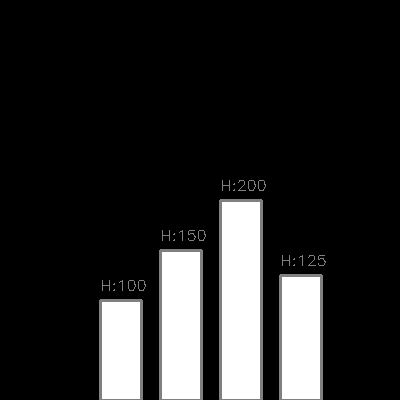
#> input picture test_bar_chart_debug.png, 400 x 400 px
$ python -i detector.py   (imports and definitions only)
#> lines starting #> are read from the running program, lines starting #| are printed output that depends on the picture; after the words box and inside, x2 and y2 are one past the last pixel; in counts of white or black regions, pixels touching at a corner belong together
"""
Enhanced chart detection module with improved shape analysis and classification.
"""

import logging
import cv2
import numpy as np
from typing import Dict, List, Optional, Tuple, Any, Union, overload

logger = logging.getLogger(__name__)

class ChartDetector:
    """Detects and classifies different types of charts in images."""

    def __init__(self, config: Optional[Dict] = None):
        """Initialize the chart detector with configuration."""
        self.config = config or {}
        self.min_confidence = self.config.get('min_confidence', 0.7)
        self.min_shape_area = self.config.get('min_shape_area', 50)
        self.shape_similarity_threshold = self.config.get('shape_similarity_threshold', 0.85)
        logger.info("Initializing ChartDetector with enhanced detection")

    def preprocess_image(self, image: np.ndarray) -> np.ndarray:
        """Preprocess image for enhanced chart detection."""
        # Convert to grayscale if needed
        if len(image.shape) == 3:
            gray = cv2.cvtColor(image, cv2.COLOR_BGR2GRAY)
        else:
            gray = image

        # Apply binary threshold
        _, binary = cv2.threshold(gray, 127, 255, cv2.THRESH_BINARY)

        # Clean up noise and separate shapes
        kernel = np.ones((3,3), np.uint8)
        cleaned = cv2.morphologyEx(binary, cv2.MORPH_OPEN, kernel)  # Remove small noise

        # Dilate to separate touching shapes
        cleaned = cv2.dilate(cleaned, kernel, iterations=1)
        # Erode back to original size while maintaining separation
        cleaned = cv2.erode(cleaned, kernel, iterations=1)

        # Additional morphological operations for better separation
        cleaned = cv2.morphologyEx(cleaned, cv2.MORPH_CLOSE, kernel)

        return cleaned

    def _detect_shapes_internal(self, image: np.ndarray) -> Tuple[List[np.ndarray], List[str], List[Dict[str, float]]]:
        """Internal method for shape detection with full feature extraction."""
        # Find all contours, including inner ones
        contours, hierarchy = cv2.findContours(
            image, cv2.RETR_LIST, cv2.CHAIN_APPROX_SIMPLE
        )

        shapes = []
        shape_types = []
        shape_features = []

        # Sort contours by x-coordinate for consistent ordering
        contours = sorted(contours, key=lambda c: cv2.boundingRect(c)[0])

        # Keep track of processed areas to avoid duplicates
        processed_areas = set()

        for contour in contours:
            # Filter small contours
            area = cv2.contourArea(contour)
            if area < self.min_shape_area:
                continue

            # Check if this area overlaps with already processed ones
            x, y, w, h = cv2.boundingRect(contour)
            bbox = (x, y, w, h)

            # Skip if too similar to already processed shape
            overlap = False
            for other_bbox in processed_areas:
                ox, oy, ow, oh = other_bbox
                # Check for significant overlap
                if (x < ox + ow and x + w > ox and
                    y < oy + oh and y + h > oy):
                    intersection = (min(x + w, ox + ow) - max(x, ox)) * \
                                 (min(y + h, oy + oh) - max(y, oy))
                    union = w * h + ow * oh - intersection
                    if intersection / union > 0.5:  # More than 50% overlap
                        overlap = True
                        break

            if overlap:
                continue

            # Extract features and classify
            features = self._extract_shape_features(contour)
            shape_type = self._classify_shape(features)

            if shape_type != "unknown":
                shapes.append(contour)
                shape_types.append(shape_type)
                shape_features.append(features)
                processed_areas.add(bbox)

        return shapes, shape_types, shape_features

    @overload
    def detect_shapes(self, image: np.ndarray, include_features: bool = True) -> Tuple[List[np.ndarray], List[str], List[Dict[str, float]]]: ...

    @overload
    def detect_shapes(self, image: np.ndarray, include_features: bool = False) -> Tuple[List[np.ndarray], List[str]]: ...

    # [7 lines left out: function detect_shapes, not called in this run]

    def _extract_shape_features(self, contour: np.ndarray) -> Dict[str, float]:
        """Extract comprehensive features from a shape contour."""
        # Basic measurements
        area = float(cv2.contourArea(contour))
        perimeter = float(cv2.arcLength(contour, True))
        x, y, w, h = cv2.boundingRect(contour)

        # Advanced features
        hull = cv2.convexHull(contour)
        hull_area = float(cv2.contourArea(hull))
        solidity = area / hull_area if hull_area > 0 else 0.0

        # Aspect ratio and extent
        aspect_ratio = float(w) / h if h != 0 else 0.0
        rect_area = float(w * h)
        extent = area / rect_area if rect_area > 0 else 0.0

        # Minimum enclosing circle
        (x_c, y_c), radius = cv2.minEnclosingCircle(contour)
        circle_area = float(np.pi * radius * radius)
        circularity = area / circle_area if circle_area > 0 else 0.0

        # Calculate center of mass
        M = cv2.moments(contour)
        if M["m00"] != 0:
            cx = float(M["m10"] / M["m00"])
            cy = float(M["m01"] / M["m00"])
        else:
            cx, cy = float(x + w/2), float(y + h/2)

        # Vertex detection with adaptive epsilon
        if area < 500:  # Small shapes like points
            epsilon = 0.02 * perimeter
        elif area < 2000:  # Medium shapes
            epsilon = 0.03 * perimeter
        else:  # Large shapes like pie segments
            epsilon = 0.04 * perimeter

        approx = cv2.approxPolyDP(contour, epsilon, True)
        vertices = float(len(approx))

        # Calculate ellipse features
        if len(contour) >= 5:  # Need at least 5 points to fit ellipse
            ellipse = cv2.fitEllipse(contour)
            major_axis = float(max(ellipse[1]))
            minor_axis = float(min(ellipse[1]))
            ellipse_eccentricity = float(np.sqrt(1 - (minor_axis/major_axis)**2)) if major_axis > 0 else 0.0
        else:
            ellipse_eccentricity = 0.0

        # Calculate arc features for pie segments
        arc_score = 0.0
        if area > 1000:  # Only for larger shapes
            # Calculate distances from center of mass to contour points
            points = contour.reshape(-1, 2)
            distances = np.sqrt(np.sum((points - [cx, cy]) ** 2, axis=1))
            angles = np.arctan2(points[:, 1] - cy, points[:, 0] - cx)
            angles = np.degrees(angles) % 360

            # Sort angles and find largest gap
            angles.sort()
            gaps = np.diff(angles)
            max_gap = float(np.max(gaps)) if len(gaps) > 0 else 0.0

            # Calculate scores
            distance_score = 1.0 - float(np.std(distances)) / float(np.mean(distances))
            gap_score = max_gap / 360.0

            # Weight distance score more heavily for arc detection
            arc_score = (0.7 * distance_score + 0.3 * gap_score)

        # Print debug info
        print(f"Shape features - Area: {area:.1f}, Vertices: {vertices}, "
              f"Circularity: {circularity:.2f}, Arc Score: {arc_score:.2f}")

        return {
            "area": area,
            "perimeter": perimeter,
            "bounding_box": (float(x), float(y), float(w), float(h)),
            "center": (cx, cy),
            "solidity": solidity,
            "aspect_ratio": aspect_ratio,
            "extent": extent,
            "circularity": circularity,
            "vertices": vertices,
            "arc_score": arc_score,
            "ellipse_eccentricity": ellipse_eccentricity
        }

    def _classify_shape(self, features: Dict[str, float]) -> str:
        """Classify shape type based on geometric properties."""
        area = features["area"]
        vertices = features["vertices"]
        solidity = features["solidity"]
        circularity = features["circularity"]
        extent = features["extent"]
        aspect_ratio = features["aspect_ratio"]
        arc_score = features["arc_score"]

        # Print debug info
        print(f"\nClassifying shape with features:")
        print(f"  Area: {area:.2f}")
        print(f"  Vertices: {vertices}")
        print(f"  Solidity: {solidity:.2f}")
        print(f"  Circularity: {circularity:.2f}")
        print(f"  Extent: {extent:.2f}")
        print(f"  Aspect Ratio: {aspect_ratio:.2f}")
        print(f"  Arc Score: {arc_score:.2f}")

        # Line chart points (small, circular or near-circular)
        if area < 1000 and solidity > 0.9:
            # More lenient point detection with multiple criteria
            if (circularity > 0.45 or  # High circularity
                (vertices >= 5 and vertices <= 8 and extent > 0.6) or  # Octagonal-like
                (area < 400 and extent > 0.6 and solidity > 0.95) or  # Small, solid points
                (solidity > 0.95 and extent > 0.7) or  # Very solid and well-filled
                (circularity > 0.4 and extent > 0.65 and solidity > 0.95) or  # Combined criteria
                # Additional criteria for smaller points
                (area < 400 and solidity > 0.95 and extent > 0.65) or  # Small area with good extent
                (area < 500 and vertices <= 6 and solidity > 0.95)):  # Small with few vertices
                print("  -> Classified as point")
                return "point"

        # Bar chart rectangles (high extent, 4 vertices)
        if vertices == 4 and extent > 0.85 and solidity > 0.9:
            print("  -> Classified as rectangle")
            return "rectangle"

        # Triangle detection (3 vertices, moderate extent)
        if vertices == 3 and solidity > 0.9:
            print("  -> Classified as triangle")
            return "triangle"

        # Circle detection (high circularity, not a point)
        if circularity > 0.8 and solidity > 0.9 and area >= 1000:
            print("  -> Classified as circle")
            return "circle"

        # Pie chart segments (large, sector-shaped)
        if area > 1000 and arc_score > 0.3 and solidity > 0.8:  # Relaxed criteria
            if 0.2 <= circularity <= 0.9:  # More lenient range
                print("  -> Classified as segment")
                return "segment"

        print("  -> Classified as unknown")
        return "unknown"

    def analyze_chart_structure(self, shapes: List[np.ndarray],
                              shape_types: List[str]) -> Dict[str, Any]:
        """Analyze the structural relationships between shapes."""
        if not shapes:
            return {
                "analysis": {
                    "vertical_alignment": 0.0,
                    "horizontal_alignment": 0.0,
                    "radial_arrangement": 0.0,
                    "grid_pattern": 0.0
                },
                "type": None
            }

        # Get centers of all shapes
        centers = []
        for shape in shapes:
            M = cv2.moments(shape)
            if M["m00"] != 0:
                cx = float(M["m10"] / M["m00"])
                cy = float(M["m01"] / M["m00"])
            else:
                x, y, w, h = cv2.boundingRect(shape)
                cx, cy = float(x + w/2), float(y + h/2)
            centers.append((cx, cy))

        # Analyze vertical alignment
        x_coords = [x for x, _ in centers]
        x_range = float(max(x_coords) - min(x_coords)) if len(x_coords) > 1 else 1.0
        x_mean = float(np.mean(x_coords))
        # Handle case where all x coordinates are the same
        if x_range == 0:
            vertical_alignment = 1.0  # Perfect vertical alignment
        else:
            x_deviations = [abs(x - x_mean) / x_range for x in x_coords]
            vertical_alignment = 1.0 - float(np.mean(x_deviations))

        # Analyze horizontal alignment
        y_coords = [y for _, y in centers]
        y_range = float(max(y_coords) - min(y_coords)) if len(y_coords) > 1 else 1.0
        y_mean = float(np.mean(y_coords))
        # Handle case where all y coordinates are the same
        if y_range == 0:
            horizontal_alignment = 1.0  # Perfect horizontal alignment
        else:
            y_deviations = [abs(y - y_mean) / y_range for y in y_coords]
            horizontal_alignment = 1.0 - float(np.mean(y_deviations))

        # Analyze radial arrangement
        radial_arrangement = 0.0
        if len(centers) > 2:
            # Find the center point (might be one of the shapes or the average)
            center_x = float(np.mean(x_coords))
            center_y = float(np.mean(y_coords))

            # Calculate distances and angles from center
            distances = [np.sqrt((x - center_x)**2 + (y - center_y)**2)
                        for x, y in centers]
            angles = [np.arctan2(y - center_y, x - center_x)
                     for x, y in centers]

            # Convert angles to degrees and normalize to [0, 360)
            angles = np.array([np.degrees(a) % 360 for a in angles])
            angles.sort()

            # Calculate angle differences
            angle_diffs = np.diff(angles)
            # Add the difference between last and first angle to complete the circle
            if len(angles) > 1:
                angle_diffs = np.append(angle_diffs, 360 - (angles[-1] - angles[0]))

            # Calculate expected angle difference for uniform distribution
            expected_angle = 360.0 / len(centers)

            # Calculate angle uniformity based on deviation from expected angle
            angle_deviations = [abs(diff - expected_angle) / expected_angle
                              for diff in angle_diffs]
            angle_uniformity = 1.0 - float(np.mean(angle_deviations))

            # Calculate distance uniformity
            dist_mean = float(np.mean(distances))
            dist_uniformity = 1.0 - float(np.std(distances)) / dist_mean if dist_mean > 0 else 0.0

            # Weight angle uniformity more heavily for radial arrangements
            radial_arrangement = (0.95 * angle_uniformity + 0.05 * dist_uniformity)

        # Calculate grid pattern score
        grid_pattern = min(vertical_alignment, horizontal_alignment)

        # Determine chart type based on shapes and arrangement
        chart_type = None
        if "segment" in shape_types or ("circle" in shape_types and radial_arrangement > 0.7):
            chart_type = "pie"
        elif "rectangle" in shape_types and vertical_alignment > 0.7:
            chart_type = "bar"
        elif "point" in shape_types and len([t for t in shape_types if t == "point"]) > 2:
            chart_type = "line"

        return {
            "analysis": {
                "vertical_alignment": vertical_alignment,
                "horizontal_alignment": horizontal_alignment,
                "radial_arrangement": radial_arrangement,
                "grid_pattern": grid_pattern
            },
            "type": chart_type
        }

    def detect(self, image: np.ndarray) -> Dict[str, Any]:
        """Main detection method with enhanced chart analysis."""
        try:
            processed = self.preprocess_image(image)
            shapes, shape_types, shape_features = self._detect_shapes_internal(processed)

            # Calculate overall confidence
            if shapes:
                confidences = [
                    features["solidity"] * features["extent"]
                    for features in shape_features
                ]
                confidence = float(np.mean(confidences))
            else:
                confidence = 0.0

            # Analyze structure and determine chart type
            structure_analysis = self.analyze_chart_structure(shapes, shape_types)

            result = {
                "success": bool(len(shapes) > 0 and confidence >= self.min_confidence),
                "shape_count": len(shapes),
                "shape_types": shape_types,
                "shapes": shapes,
                "features": shape_features,
                "confidence": confidence,
                "type": structure_analysis["type"],
                "details": structure_analysis
            }

            logger.info(f"Shape detection complete: found {len(shapes)} shapes")
            return result

        except Exception as e:
            logger.error(f"Error during shape detection: {str(e)}")
            return {
                "success": False,
                "shape_count": 0,
                "shape_types": [],
                "shapes": [],
                "features": [],
                "confidence": 0.0,
                "type": None,
                "details": {
                    "analysis": {
                        "vertical_alignment": 0.0,
                        "horizontal_alignment": 0.0,
                        "radial_arrangement": 0.0,
                        "grid_pattern": 0.0
                    },
                    "type": None
                },
                "error": str(e)
            }

>>> import cv2
>>> picture = cv2.imread('../../test_bar_chart_debug.png')
#> picture is the input picture: shape (400, 400, 3); min 0, max 255, mean 37.7
>>> result = ChartDetector().detect(picture)
#> in preprocess_image, `_, binary = cv2.threshold(gray, 127, 255, cv2.THRESH_BINARY)`:
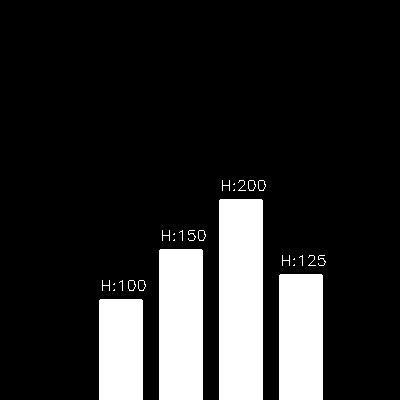
#> binary: shape (400, 400); 16.2% white; 28 white regions (11 under 20 px), largest, box (x1, y1, x2, y2) and area: (219, 199, 263, 400) 8842, (159, 249, 203, 400) 6642, (279, 274, 323, 400) 5542
#> in preprocess_image, `cleaned = cv2.morphologyEx(binary, cv2.MORPH_OPEN, kernel)`:
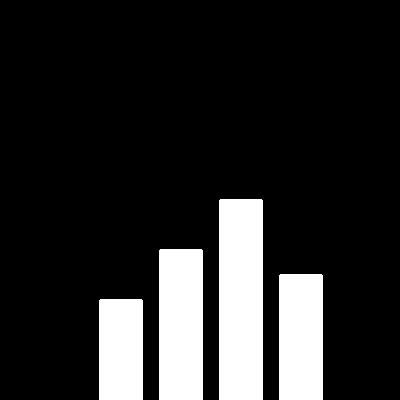
#> cleaned: shape (400, 400); 15.9% white; 4 white regions, box (x1, y1, x2, y2) and area: (219, 199, 263, 400) 8842, (159, 249, 203, 400) 6642, (279, 274, 323, 400) 5542, (99, 299, 143, 400) 4442
#> in preprocess_image, `cleaned = cv2.dilate(cleaned, kernel, iterations=1)`:
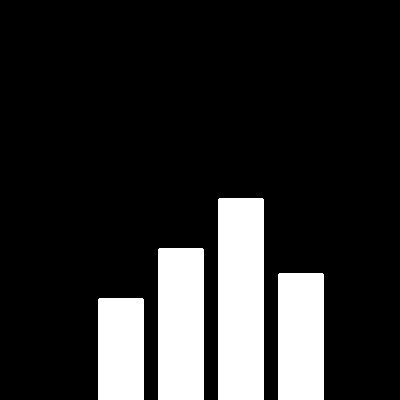
#> cleaned: shape (400, 400); 16.8% white; 4 white regions
#> in _detect_shapes_internal, `contours, hierarchy = cv2.findContours( image, cv2.RETR_LIST, cv2.CHAI..`: contours = 4 contours; box (x1, y1, x2, y2) and area: (219, 199, 263, 400) 8599, (159, 249, 203, 400) 6449, (279, 274, 323, 400) 5374, (99, 299, 143, 400) 4299
#> the loop in _detect_shapes_internal, `for contour in contours:` made 4 passes
#> (bbox, perimeter in _extract_shape_features, hull_area in _extract_shape_features) on passes 1 to 4: ((99, 299, 44, 101), 284.8, 4299), ((159, 249, 44, 151), 384.8, 6449), ((219, 199, 44, 201), 484.8, 8599), ((279, 274, 44, 126), 334.8, 5374)
#> (printed output is left out)
#> after the loop in _detect_shapes_internal, `for contour in contours:`: processed_areas = 4 items; shape_types = ['rectangle', 'rectangle', 'rectangle', 'rectangle']; shapes has the same summary as contours
#> in detect, `shapes, shape_types, shape_features = self._detect_shapes_internal(pro..`: shapes has the same summary as contours in _detect_shapes_internal; shape_features = 4 items
#> in detect, `confidences = [ features["solidity"] * features["extent"] for features..`: confidences = [0.967, 0.971, 0.972, 0.969]
#> in detect, `confidence = float(np.mean(confidences))`: confidence = 0.97
#> the loop in analyze_chart_structure, `for shape in shapes:` made 4 passes
#> (cx, cy) on passes 1 to 4: (120.5, 349), (180.5, 324), (240.5, 299), (300.5, 336.5)
#> after the loop in analyze_chart_structure, `for shape in shapes:`: centers = [(120.5, 349), (180.5, 324), (240.5, 299), (300.5, 336.5)]
#> in analyze_chart_structure, `x_coords = [x for x, _ in centers]`: x_coords = [120.5, 180.5, 240.5, 300.5]
#> in analyze_chart_structure, `x_range = float(max(x_coords) - min(x_coords)) if len(x_coords) > 1 el..`: x_range = 180
#> in analyze_chart_structure, `x_mean = float(np.mean(x_coords))`: x_mean = 210.5
#> in analyze_chart_structure, `x_deviations = [abs(x - x_mean) / x_range for x in x_coords]`: x_deviations = [0.5, 0.167, 0.167, 0.5]
#> in analyze_chart_structure, `vertical_alignment = 1.0 - float(np.mean(x_deviations))`: vertical_alignment = 0.667
#> in analyze_chart_structure, `y_coords = [y for _, y in centers]`: y_coords = [349, 324, 299, 336.5]
#> in analyze_chart_structure, `y_range = float(max(y_coords) - min(y_coords)) if len(y_coords) > 1 el..`: y_range = 50
#> in analyze_chart_structure, `y_mean = float(np.mean(y_coords))`: y_mean = 327.1
#> in analyze_chart_structure, `y_deviations = [abs(y - y_mean) / y_range for y in y_coords]`: y_deviations = [0.437, 0.0625, 0.563, 0.188]
#> in analyze_chart_structure, `horizontal_alignment = 1.0 - float(np.mean(y_deviations))`: horizontal_alignment = 0.688
#> in analyze_chart_structure, `center_x = float(np.mean(x_coords))`: center_x = 210.5
#> in analyze_chart_structure, `center_y = float(np.mean(y_coords))`: center_y = 327.1
#> in analyze_chart_structure, `distances = [np.sqrt((x - center_x)**2 + (y - center_y)**2) for x, y i..`: distances = [92.62, 30.16, 41.12, 90.49]
#> in analyze_chart_structure, `angles = [np.arctan2(y - center_y, x - center_x) for x, y in centers]`: angles = [2.9, -3.04, -0.753, 0.104]
#> in analyze_chart_structure, `angles = np.array([np.degrees(a) % 360 for a in angles])`: angles = [166.3, 185.9, 316.8, 5.95]
#> in analyze_chart_structure, `angle_diffs = np.diff(angles)`: angle_diffs = [160.4, 19.61, 130.9]
#> in analyze_chart_structure, `angle_diffs = np.append(angle_diffs, 360 - (angles[-1] - angles[0]))`: angle_diffs = [160.4, 19.61, 130.9, 49.1]
#> in analyze_chart_structure, `expected_angle = 360.0 / len(centers)`: expected_angle = 90
#> in analyze_chart_structure, `angle_deviations = [abs(diff - expected_angle) / expected_angle for di..`: angle_deviations = [0.782, 0.782, 0.454, 0.454]
#> in analyze_chart_structure, `angle_uniformity = 1.0 - float(np.mean(angle_deviations))`: angle_uniformity = 0.382
#> in analyze_chart_structure, `dist_mean = float(np.mean(distances))`: dist_mean = 63.6
#> in analyze_chart_structure, `dist_uniformity = 1.0 - float(np.std(distances)) / dist_mean if dist_m..`: dist_uniformity = 0.556
#> in analyze_chart_structure, `radial_arrangement = (0.95 * angle_uniformity + 0.05 * dist_uniformity)`: radial_arrangement = 0.39
#> in analyze_chart_structure, `grid_pattern = min(vertical_alignment, horizontal_alignment)`: grid_pattern = 0.667
#> in detect, `structure_analysis = self.analyze_chart_structure(shapes, shape_types)`: structure_analysis = 2 items
#> result = 8 items
